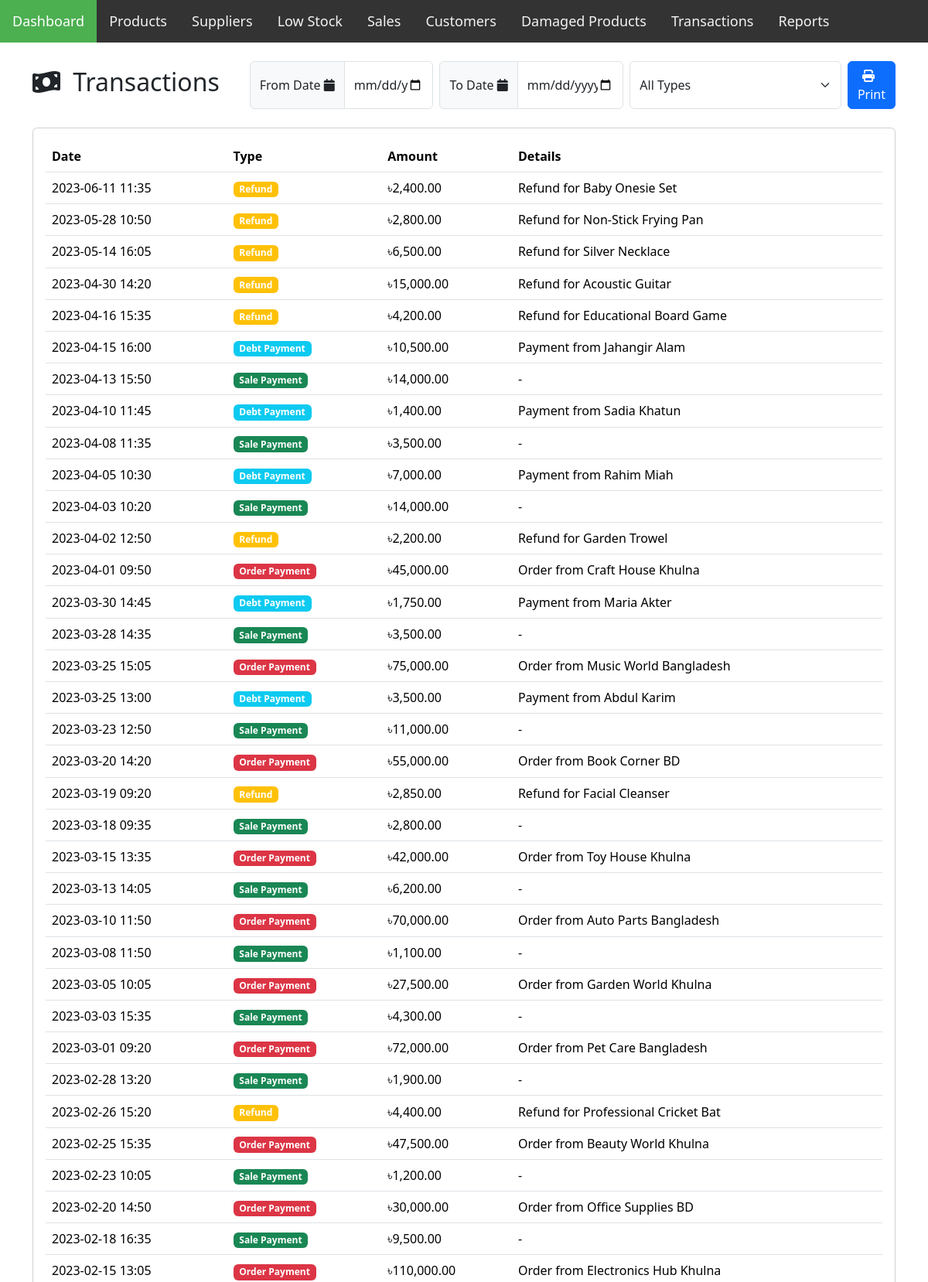
Screenshot of /transactions.php (upper part) with the database file from the repository.
### tables this page shows
CREATE TABLE Transaction (
    transaction_id INT PRIMARY KEY AUTO_INCREMENT,
    reference_id INT NOT NULL,
    transaction_type ENUM('Order Payment', 'Sale Payment', 'Refund', 'Debt Payment') NOT NULL,
    amount_paid DECIMAL(10,2) NOT NULL,
    timestamp DATETIME NOT NULL DEFAULT CURRENT_TIMESTAMP
);

### transactions.php (the view, shortened to what this page needs)
<?php
$database = new Database();
$db = $database->getConnection();
?>
<!DOCTYPE html>
<html lang="en">
<head>
    <link rel="stylesheet" href="assets/style.css">
    <link rel="stylesheet" href="https://cdnjs.cloudflare.com/ajax/libs/font-awesome/6.7.2/css/all.min.css">
    <link href="https://cdn.jsdelivr.net/npm/bootstrap@5.3.5/dist/css/bootstrap.min.css" rel="stylesheet">
</head>
<body>
     <header class="header">
        <?php include 'assets/navbar.php'; ?>
    </header>
    <main class="container mt-4">
        <div class="d-flex justify-content-between align-items-center mb-4">
            <h2>
                <i class="fas fa-money-bill-wave me-2"></i>
                Transactions
            </h2>
            <div class="d-flex gap-2">
                <div class="input-group">
                    <span class="input-group-text">From Date&nbsp;<i class="fas fa-calendar"></i></span>
                    <input type="date" id="dateFrom" class="form-control" placeholder="From Date">
                </div>
                <div class="input-group">
                    <span class="input-group-text">To Date&nbsp;<i class="fas fa-calendar"></i></span>
                    <input type="date" id="dateTo" class="form-control" placeholder="To Date">
                </div>
                <select class="form-select" id="typeFilter">
                    <option value="">All Types</option>
                </select>
                <button class="btn btn-primary" onclick="printTransactions()">
                    <i class="fas fa-print me-2"></i>Print
                </button>
            </div>
        </div>
        <div class="card">
            <div class="card-body">
                <div class="table-responsive">
                    <table class="table table-hover align-middle">
                        <thead>
                            <tr>
                                <th>Date</th>
                                <th>Type</th>
                                <th>Amount</th>
                                <th>Details</th>
                            </tr>
                        </thead>
                        <tbody id="transactionsTable">
                            <?php
                            try {
                                $query = "SELECT
                                            t.transaction_id,
                                            t.timestamp,
                                            t.transaction_type,
                                            t.amount_paid,
                                            CASE
                                                WHEN t.transaction_type = 'Order Payment' THEN (
                                                    SELECT CONCAT('Order from ', c.company_name)
                                                    FROM ProductOrder po
                                                    JOIN Company c ON po.company_id = c.company_id
                                                    WHERE po.order_id = t.reference_id
                                                )
                                                WHEN t.transaction_type = 'Sale Payment' THEN (
                                                    SELECT CONCAT('Sale to ', c.name)
                                                    FROM Sale s
                                                    JOIN Customer c ON s.customer_id = c.customer_id
                                                    WHERE s.sale_id = t.reference_id
                                                )
                                                WHEN t.transaction_type = 'Debt Payment' THEN (
                                                    SELECT CONCAT('Payment from ', c.name)
                                                    FROM Customer c
                                                    WHERE c.customer_id = t.reference_id
                                                )
                                                WHEN t.transaction_type = 'Refund' THEN (
                                                    SELECT CONCAT('Refund for ', p.name)
                                                    FROM DamagedProduct d
                                                    JOIN Product p ON d.product_id = p.product_id
                                                    WHERE d.damage_id = t.reference_id
                                                )
                                            END as details
                                        FROM
                                            Transaction t
                                        ORDER BY
                                            t.timestamp DESC";
                                $stmt = $db->prepare($query);
                                $stmt->execute();
                                while ($row = $stmt->fetch(PDO::FETCH_ASSOC)) {
                                    $badge_class = match($row['transaction_type']) {
                                        'Order Payment' => 'bg-danger',
                                        'Sale Payment' => 'bg-success',
                                        'Refund' => 'bg-warning',
                                        'Debt Payment' => 'bg-info',
                                        default => 'bg-secondary'
                                    };
                                    ?>
                                    <tr>
                                        <td><?= date('Y-m-d H:i', strtotime($row['timestamp'])) ?></td>
                                        <td>
                                            <span class="badge <?= $badge_class ?>">
                                                <?= $row['transaction_type'] ?>
                                            </span>
                                        </td>
                                        <td>৳<?= number_format($row['amount_paid'], 2) ?></td>
                                        <td><?= htmlspecialchars($row['details'] ?? '-') ?></td>
                                    </tr>
                                    <?php
                                }
                            } catch(PDOException $e) {
                                echo "<tr><td colspan='4' class='text-center text-danger'>Error loading transactions</td></tr>";
                            }
                            ?>
                        </tbody>
                    </table>
                </div>
            </div>
        </div>
    </main>
</body>
</html>

### rows the page displays
transaction: timestamp "2023-06-11 11:35", transaction_type "Refund", amount_paid "2,400.00", details "Refund for Baby Onesie Set"
transaction: timestamp "2023-05-28 10:50", transaction_type "Refund", amount_paid "2,800.00", details "Refund for Non-Stick Frying Pan"
transaction: timestamp "2023-05-14 16:05", transaction_type "Refund", amount_paid "6,500.00", details "Refund for Silver Necklace"
transaction: timestamp "2023-04-30 14:20", transaction_type "Refund", amount_paid "15,000.00", details "Refund for Acoustic Guitar"
transaction: timestamp "2023-04-16 15:35", transaction_type "Refund", amount_paid "4,200.00", details "Refund for Educational Board Game"
transaction: timestamp "2023-04-15 16:00", transaction_type "Debt Payment", amount_paid "10,500.00", details "Payment from Jahangir Alam"
transaction: timestamp "2023-04-13 15:50", transaction_type "Sale Payment", amount_paid "14,000.00", details "-"
transaction: timestamp "2023-04-10 11:45", transaction_type "Debt Payment", amount_paid "1,400.00", details "Payment from Sadia Khatun"
transaction: timestamp "2023-04-08 11:35", transaction_type "Sale Payment", amount_paid "3,500.00", details "-"
transaction: timestamp "2023-04-05 10:30", transaction_type "Debt Payment", amount_paid "7,000.00", details "Payment from Rahim Miah"
transaction: timestamp "2023-04-03 10:20", transaction_type "Sale Payment", amount_paid "14,000.00", details "-"
transaction: timestamp "2023-04-02 12:50", transaction_type "Refund", amount_paid "2,200.00", details "Refund for Garden Trowel"
transaction: timestamp "2023-04-01 09:50", transaction_type "Order Payment", amount_paid "45,000.00", details "Order from Craft House Khulna"
transaction: timestamp "2023-03-30 14:45", transaction_type "Debt Payment", amount_paid "1,750.00", details "Payment from Maria Akter"
transaction: timestamp "2023-03-28 14:35", transaction_type "Sale Payment", amount_paid "3,500.00", details "-"
transaction: timestamp "2023-03-25 15:05", transaction_type "Order Payment", amount_paid "75,000.00", details "Order from Music World Bangladesh"
transaction: timestamp "2023-03-25 13:00", transaction_type "Debt Payment", amount_paid "3,500.00", details "Payment from Abdul Karim"
transaction: timestamp "2023-03-23 12:50", transaction_type "Sale Payment", amount_paid "11,000.00", details "-"
transaction: timestamp "2023-03-20 14:20", transaction_type "Order Payment", amount_paid "55,000.00", details "Order from Book Corner BD"
transaction: timestamp "2023-03-19 09:20", transaction_type "Refund", amount_paid "2,850.00", details "Refund for Facial Cleanser"
transaction: timestamp "2023-03-18 09:35", transaction_type "Sale Payment", amount_paid "2,800.00", details "-"
transaction: timestamp "2023-03-15 13:35", transaction_type "Order Payment", amount_paid "42,000.00", details "Order from Toy House Khulna"
transaction: timestamp "2023-03-13 14:05", transaction_type "Sale Payment", amount_paid "6,200.00", details "-"
transaction: timestamp "2023-03-10 11:50", transaction_type "Order Payment", amount_paid "70,000.00", details "Order from Auto Parts Bangladesh"
transaction: timestamp "2023-03-08 11:50", transaction_type "Sale Payment", amount_paid "1,100.00", details "-"
transaction: timestamp "2023-03-05 10:05", transaction_type "Order Payment", amount_paid "27,500.00", details "Order from Garden World Khulna"
transaction: timestamp "2023-03-03 15:35", transaction_type "Sale Payment", amount_paid "4,300.00", details "-"
transaction: timestamp "2023-03-01 09:20", transaction_type "Order Payment", amount_paid "72,000.00", details "Order from Pet Care Bangladesh"
transaction: timestamp "2023-02-28 13:20", transaction_type "Sale Payment", amount_paid "1,900.00", details "-"
transaction: timestamp "2023-02-26 15:20", transaction_type "Refund", amount_paid "4,400.00", details "Refund for Professional Cricket Bat"
transaction: timestamp "2023-02-25 15:35", transaction_type "Order Payment", amount_paid "47,500.00", details "Order from Beauty World Khulna"
transaction: timestamp "2023-02-23 10:05", transaction_type "Sale Payment", amount_paid "1,200.00", details "-"
transaction: timestamp "2023-02-20 14:50", transaction_type "Order Payment", amount_paid "30,000.00", details "Order from Office Supplies BD"
transaction: timestamp "2023-02-18 16:35", transaction_type "Sale Payment", amount_paid "9,500.00", details "-"
transaction: timestamp "2023-02-15 13:05", transaction_type "Order Payment", amount_paid "110,000.00", details "Order from Electronics Hub Khulna"
